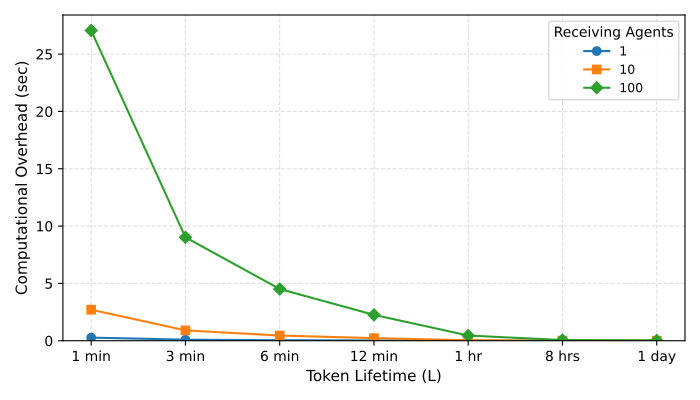

This figure's Python source:
"""
Figure 3: Computational overhead of access control token derivation between
one initiating agent and 1, 10, and 100 receiving agents, varying by token
lifetime (L).

Methodology: each token requires one DH exchange + HKDF + AES-GCM encrypt +
AES-GCM decrypt.  Over a 1-day window the number of tokens = (86400 / L) * N.
"""
import sys, os, time, base64, json
sys.path.insert(0, os.path.join(os.path.dirname(__file__), "..", "saga"))

import numpy as np
import matplotlib.pyplot as plt
from cryptography.hazmat.primitives.asymmetric import x25519
from cryptography.hazmat.primitives.kdf.hkdf import HKDF
from cryptography.hazmat.primitives import hashes
from cryptography.hazmat.primitives.ciphers import Cipher, algorithms, modes

# ── Parameters matching the paper ────────────────────────────────────────────
N_RECEIVERS   = [1, 10, 100]
WINDOW_SECS   = 86400   # 1 day

# Token lifetimes in seconds (1 min, 3 min, 6 min, 12 min, 1 hr, 8 hr, 1 day)
LIFETIME_SECS   = [60, 3*60, 6*60, 12*60, 3600, 8*3600, 86400]
LIFETIME_LABELS = ["1 min", "3 min", "6 min", "12 min", "1 hr", "8 hrs", "1 day"]

BENCH_REPS = 20   # repetitions to get a stable per-token time

# ── Single-token benchmark ────────────────────────────────────────────────────
def _make_token_payload() -> dict:
    """Build a realistic token dict (matches Agent.generate_token)."""
    from datetime import datetime, timezone, timedelta
    from cryptography.hazmat.primitives.asymmetric import x25519 as _x
    pac_priv = _x.X25519PrivateKey.generate()
    return {
        "nonce": os.urandom(12),
        "issue_timestamp": datetime.now(timezone.utc),
        "expiration_timestamp": datetime.now(timezone.utc) + timedelta(hours=1),
        "communication_quota": 50,
        "recipient_pac": pac_priv.public_key(),
    }

def bench_one_token(reps: int = BENCH_REPS) -> float:
    """Return mean wall-clock time (seconds) for a full DH + HKDF + enc + dec cycle."""
    from cryptography.hazmat.primitives import serialization

    def _enc(token_dict, key):
        nonce = token_dict["nonce"]
        payload = json.dumps({
            "nonce": base64.b64encode(nonce).decode(),
            "issue_timestamp": token_dict["issue_timestamp"].isoformat(),
            "expiration_timestamp": token_dict["expiration_timestamp"].isoformat(),
            "communication_quota": token_dict["communication_quota"],
            "recipient_pac": base64.b64encode(
                token_dict["recipient_pac"].public_bytes(
                    encoding=serialization.Encoding.Raw,
                    format=serialization.PublicFormat.Raw
                )
            ).decode()
        }).encode()
        cipher = Cipher(algorithms.AES(key), modes.GCM(nonce))
        enc = cipher.encryptor()
        ct  = enc.update(payload) + enc.finalize()
        return nonce + ct + enc.tag

    def _dec(blob, key):
        nonce, ct, tag = blob[:12], blob[12:-16], blob[-16:]
        cipher = Cipher(algorithms.AES(key), modes.GCM(nonce, tag))
        dec = cipher.decryptor()
        return dec.update(ct) + dec.finalize()

    times = []
    for _ in range(reps):
        # --- initiating side keys ---
        i_priv = x25519.X25519PrivateKey.generate()
        i_pub  = i_priv.public_key()
        # --- receiving side OTK ---
        r_otk_priv = x25519.X25519PrivateKey.generate()
        r_otk_pub  = r_otk_priv.public_key()

        t0 = time.perf_counter()
        # DH (initiating side)
        dh_i = i_priv.exchange(r_otk_pub)
        # DH (receiving side)
        dh_r = r_otk_priv.exchange(i_pub)
        # HKDF
        sdhk = HKDF(algorithm=hashes.SHA256(), length=32,
                    salt=None, info=b"access-control-shdk-exchange").derive(dh_i)
        # Encrypt token
        tok = _make_token_payload()
        blob = _enc(tok, sdhk)
        # Validate shared key symmetry + decrypt
        sdhk_r = HKDF(algorithm=hashes.SHA256(), length=32,
                       salt=None, info=b"access-control-shdk-exchange").derive(dh_r)
        _dec(blob, sdhk_r)
        times.append(time.perf_counter() - t0)

    return float(np.mean(times))

# ── Total overhead computation ────────────────────────────────────────────────
print("Benchmarking per-token derivation …", flush=True)
per_token_sec = bench_one_token()
print(f"  Per-token time: {per_token_sec*1000:.3f} ms")

results = {}
for n in N_RECEIVERS:
    row = []
    for L in LIFETIME_SECS:
        n_tokens  = (WINDOW_SECS / L) * n
        total     = per_token_sec * n_tokens
        row.append(total)
    results[n] = row

# ── Plot ──────────────────────────────────────────────────────────────────────
fig, ax = plt.subplots(figsize=(7, 4))

markers = ['o', 's', 'D']
for idx, n in enumerate(N_RECEIVERS):
    ax.plot(LIFETIME_LABELS, results[n],
            marker=markers[idx], label=str(n), linewidth=1.5)

ax.set_xlabel("Token Lifetime (L)", fontsize=11)
ax.set_ylabel("Computational Overhead (sec)", fontsize=11)
ax.legend(title="Receiving Agents", fontsize=9)
ax.set_ylim(bottom=0)
ax.grid(True, linestyle="--", alpha=0.4)
fig.tight_layout()

out = os.path.join(os.path.dirname(__file__), "fig3_token_derivation.pdf")
fig.savefig(out, dpi=150)
print(f"Saved → {out}")
plt.close(fig)
